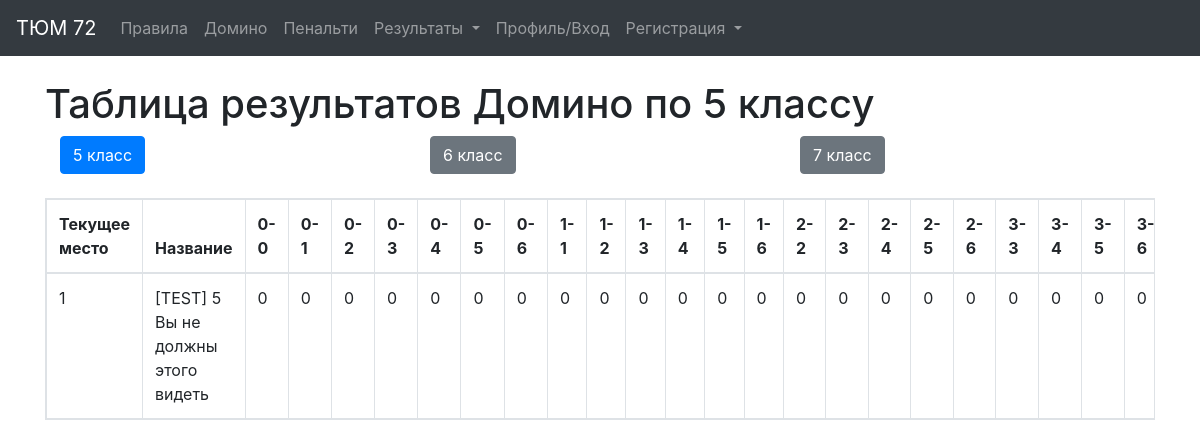
The app's page /results/domino/5, older data.
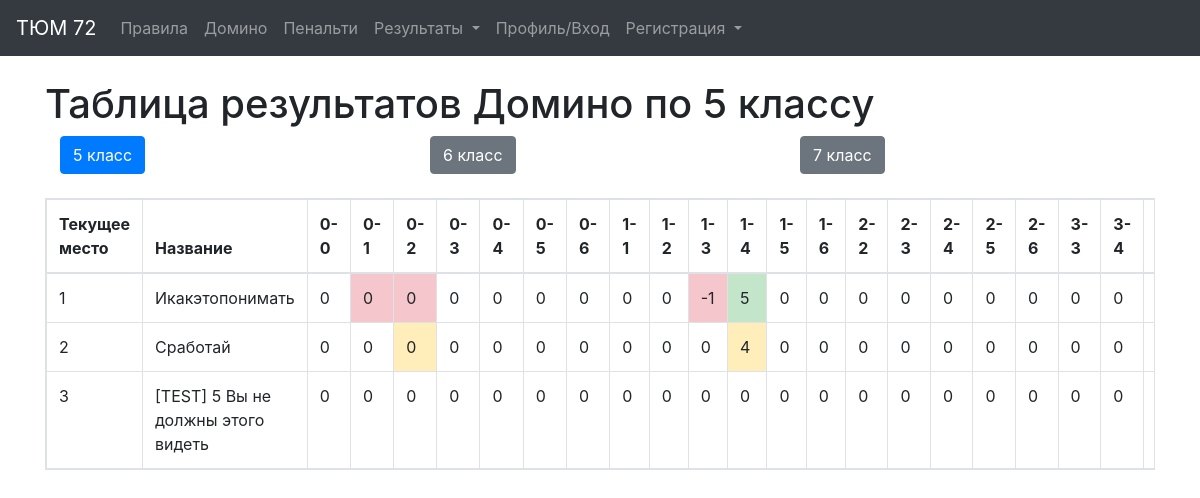
The same page, newer data.
### tables this page shows
CREATE TABLE domino_tasks5 (id INTEGER PRIMARY KEY AUTOINCREMENT UNIQUE NOT NULL, title STRING NOT NULL UNIQUE, picked_tasks STRING DEFAULT " ", t1 NOT NULL DEFAULT '0ok', t2 NOT NULL DEFAULT '0ok', t3 NOT NULL DEFAULT '0ok', t4 NOT NULL DEFAULT '0ok', t5 NOT NULL DEFAULT '0ok', t6 NOT NULL DEFAULT '0ok', t7 NOT NULL DEFAULT '0ok', t8 NOT NULL DEFAULT '0ok', t9 NOT NULL DEFAULT '0ok', t10 NOT NULL DEFAULT '0ok', t11 NOT NULL DEFAULT '0ok', t12 NOT NULL DEFAULT '0ok', t13 NOT NULL DEFAULT '0ok', t14 NOT NULL DEFAULT '0ok', t15 NOT NULL DEFAULT '0ok', t16 NOT NULL DEFAULT '0ok', t17 NOT NULL DEFAULT '0ok', t18 NOT NULL DEFAULT '0ok', t19 NOT NULL DEFAULT '0ok', t20 NOT NULL DEFAULT '0ok', t21 NOT NULL DEFAULT '0ok', t22 NOT NULL DEFAULT '0ok', t23 NOT NULL DEFAULT '0ok', t24 NOT NULL DEFAULT '0ok', t25 NOT NULL DEFAULT '0ok', t26 NOT NULL DEFAULT '0ok', t27 NOT NULL DEFAULT '0ok', t28 NOT NULL DEFAULT '0ok', sum INTEGER DEFAULT (0));

### app.py (the view)
@app.route('/results/<game>/<grade>')
def results(game, grade):
    debug_var_test = RESULTS_SHOW_TEST  # 0 - показываем тестовых юзеров, 1 - не показываем
    debug_var_zero = RESULTS_SHOW_ZERO  # 0 - показываем юзеров с 0 баллами, 1 - не показываем
    grade = str(grade)
    team = ''
    if is_auth() and str(current_user.grade) == str(grade):
        team = current_user.team_name
    titles = {'domino': 'Домино', 'penalty': 'Пенальти'}
    if game == 'domino':
        info = domino_info
        number = 28
        keys = domino_keys
    else:
        info = penalty_info
        number = 16
        keys = penalty_keys
    table = game + '_tasks' + str(grade)
    con = sqlite3.connect(os.path.join("db", "tasks.db"))
    cur = con.cursor()
    results = cur.execute(f"SELECT * from {table} ORDER BY sum DESC").fetchall()
    con.close()
    if debug_var_test == 1:
        results = [row for row in results if
                   "[TEST]" not in row[1]]  # Не показываем тестовую команду
    if debug_var_zero == 1:
        results = [row for row in results if row[-1] == 0]  # Не показываем тех, кто ничего не набрал
    team_num = len(results)
    return render_template("results.html", team=team, results=results, title=titles[game],
                           grade=grade,
                           info=info, number=number, team_num=team_num, keys=keys)

### app.py (called while the page is built)
def is_auth():
    return current_user.is_authenticated

### templates/results.html (shortened to what this page needs)
{% extends "base.html" %}
{% block content %}
    <h1>Таблица результатов {{ title }} по {{ grade }} классу</h1>
    <div class="container">
        <div class="row">
            {% for grd in ['5', '6', '7'] %}
                {% set a_grd = "./" + grd %}
                {% if grd == grade %}
                    <div class="col-sm">
                        <a href={{a_grd}} type="button" class="btn btn-primary">{{grd}} класс</a></div>
                {% else %}
                    <div class="col-sm">
                        <a href={{a_grd}} type="button" class="btn btn-secondary">{{grd}} класс</a></div>
                {% endif %}
            {% endfor %}
        </div>
    </div>
    <br>
    <table class="table table-bordered table-responsive" id="results">
        <thead>
        <tr>
            <th> Текущее место</th>
            <th> Название</th>
            {% for task in keys %}
                <th width="10%"> {{ info[grade][task]['name'] }} </th>
            {% endfor %}
        </tr>
        </thead>
        {% for place in range(team_num) %}
            <tr>
                {% if results[place][1] == team %}
                    <td class="table-primary"> {{ place + 1 }} </td>
                    <td class="table-primary"> {{ results[place][1] }} </td>
                {% else %}
                    <td> {{ place + 1 }} </td>
                    <td> {{ results[place][1] }} </td>
                {% endif %}
                {% if title == 'Домино' %}
                    {% set step = 3 %}
                {% else %}
                    {% set step = 2 %}
                {% endif %}
                {% for i in range(step, number + step) %}
                    {% set state = results[place][i][-2:] %}
                    {% set points = results[place][i][:-2] %}
                    {% if state == 'af' %}
                        <td class="table-success" width="30px"> {{ points }} </td>
                    {% elif state in ['ff', 'as', 'bf'] %}
                        <td class="table-warning" width="30px"> {{ points }} </td>
                    {% elif state == 'fs' %}
                        <td class="table-danger" width="30px"> {{ points }} </td>
                    {% else %}
                        <td width="30px"> {{ points }} </td>
                    {% endif %}
                {% endfor %}
            </tr>
        {% endfor %}
    </table>
{% endblock %}

### templates/base.html (shortened to what this page needs)
<!doctype html>
<html lang="ru">
<head>
    <link rel="stylesheet"
          href="https://stackpath.bootstrapcdn.com/bootstrap/4.4.1/css/bootstrap.min.css"
>
    <link rel="stylesheet" type="text/css" href="/static/css/style.css"/>
</head>
<body>
<div id="page-container">
    <div id="content-wrap">
        <header>
            <nav class="navbar navbar-expand-lg navbar-dark bg-dark">
                <a class="navbar-brand" href="/">ТЮМ 72</a>
                <div class="collapse navbar-collapse" id="navbarNav">
                    <ul class="navbar-nav">
                        <li class="nav-item">
                            <a class="nav-link" href="/rules">Правила</a>
                        </li>
                        <li class="nav-item">
                            <a class="nav-link" href="/domino">Домино</a>
                        </li>
                        <li class="nav-item">
                            <a class="nav-link" href="/penalty">Пенальти</a>
                        </li>
                        <li class="nav-item dropdown">
                            <a class="nav-link dropdown-toggle" href="#" id="navbarDropdown"
                               role="button" data-toggle="dropdown" aria-haspopup="true"
                               aria-expanded="false">
                                Результаты
                            </a>
                        </li>
                        <li class="nav-item">
                            <a class="nav-link" href="/profile">Профиль/Вход</a>
                        </li>
                        <li class="nav-item dropdown">
                            <a class="nav-link dropdown-toggle" href="#" id="navbarDropdown"
                               role="button" data-toggle="dropdown" aria-haspopup="true"
                               aria-expanded="false">
                                Регистрация
                            </a>
                        </li>
                    </ul>
                </div>
            </nav>
        </header>
        <main role="main" class="container">
            <br>
            <div id="content">
                {% block content %}{% endblock %}
            </div>
        </main>
    </div>
</div>
</body>
</html>

### static/css/style.css (style rules this page uses)
#page-container { position: relative; min-height: 100%; height: calc(100% - 50px); overflow: auto; }
#content-wrap { padding-bottom: 5rem; }

Row changes from the older to the newer data that the page shows:
added domino_tasks5: title "Икакэтопонимать"
added domino_tasks5: title "Сработай"
Text that changed along with them:
new list line: "1 0 0 0 0 0 0 0 0 0 -1 5 0 0 0 0 0 0 0 0 0"
new list line: "2 0 0 0 0 0 0 0 0 0 0 4 0 0 0 0 0 0 0 0 0"
new list line: "3 0 0 0 0 0 0 0 0 0 0 0 0 0 0 0 0 0 0 0 0"
new list line: "[TEST] 5 Вы не должны этого видеть"
list line gone: "3-5"
list line gone: "3-6"
list line gone: "1 0 0 0 0 0 0 0 0 0 0 0 0 0 0 0 0 0 0 0 0 0 0"
list line gone: "[TEST] 5 Вы не должны этого видеть"
